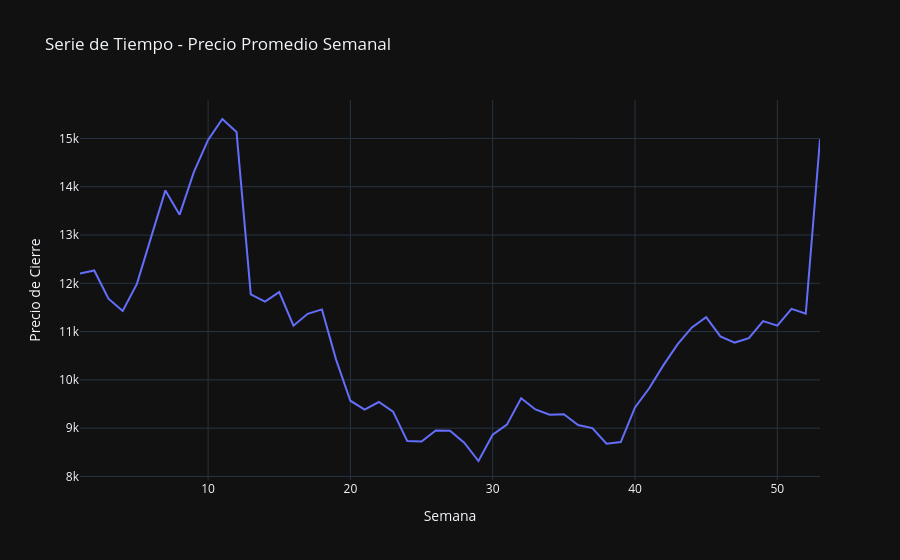
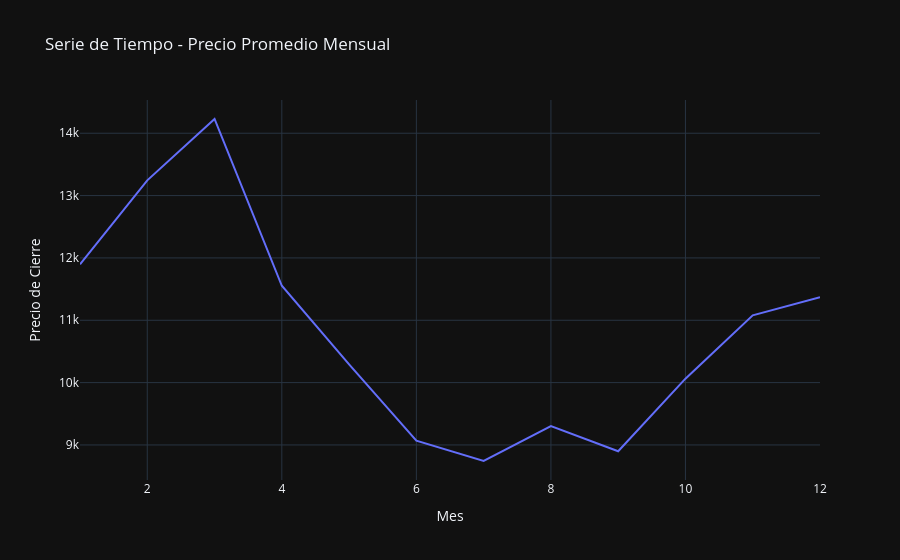

Notebook source saved alongside these figures, in order:
### Markdown cell above
## 1.4 Análisis de agregaciones y estadísticas móviles

### Code cell
# Agregación por grupos

import pandas as pd
import plotly.graph_objects as go
import plotly.express as px
 
# Asegurarse de que la columna 'Date' está en formato datetime
df['Date'] = df.index
df['Date'] = pd.to_datetime(df['Date'])
df['Date'] = pd.to_datetime(df['Date'])
 
# Crear columnas adicionales para semana, mes, día y año
df['Week'] = df['Date'].dt.isocalendar().week
df['Month'] = df['Date'].dt.month
df['Year'] = df['Date'].dt.year
df['Day'] = df['Date'].dt.day
 
# Agrupar por semana, mes, día y año
weekly_data = df.groupby('Week').agg({'Price': 'mean', 'Vol.': 'sum'}).reset_index()
monthly_data = df.groupby('Month').agg({'Price': 'mean', 'Vol.': 'sum'}).reset_index()
daily_data = df.groupby('Day').agg({'Price': 'mean', 'Vol.': 'sum'}).reset_index()
yearly_data = df.groupby('Year').agg({'Price': 'mean', 'Vol.': 'sum'}).reset_index()
 
# Gráfico de serie de tiempo para cada subserie
fig_weekly = go.Figure()
fig_weekly.add_trace(go.Scatter(x=weekly_data['Week'], y=weekly_data['Price'], mode='lines', name='Precio Promedio Semanal'))
fig_weekly.update_layout(title="Serie de Tiempo - Precio Promedio Semanal",
                         xaxis_title="Semana", yaxis_title="Precio de Cierre",
                         template="plotly_dark")
fig_monthly = go.Figure()
fig_monthly.add_trace(go.Scatter(x=monthly_data['Month'], y=monthly_data['Price'], mode='lines', name='Precio Promedio Mensual'))
fig_monthly.update_layout(title="Serie de Tiempo - Precio Promedio Mensual",
                          xaxis_title="Mes", yaxis_title="Precio de Cierre",
                          template="plotly_dark")
fig_daily = go.Figure()
fig_daily.add_trace(go.Scatter(x=daily_data['Day'], y=daily_data['Price'], mode='lines', name='Precio Promedio Diario'))
fig_daily.update_layout(title="Serie de Tiempo - Precio Promedio Diario",
                        xaxis_title="Día", yaxis_title="Precio de Cierre",
                        template="plotly_dark")
fig_yearly = go.Figure()
fig_yearly.add_trace(go.Scatter(x=yearly_data['Year'], y=yearly_data['Price'], mode='lines', name='Precio Promedio Anual'))
fig_yearly.update_layout(title="Serie de Tiempo - Precio Promedio Anual",
                         xaxis_title="Año", yaxis_title="Precio de Cierre",
                         template="plotly_dark")
 
# Mostrar los gráficos de series de tiempo
fig_weekly.show()
fig_monthly.show()
fig_daily.show()
fig_yearly.show()
 
# Calcular estadísticas móviles (promedio móvil y desviación estándar)
df['Moving_Avg_7'] = df['Price'].rolling(window=7).mean()
df['Moving_Std_7'] = df['Price'].rolling(window=7).std()
df['Moving_Avg_30'] = df['Price'].rolling(window=30).mean()
df['Moving_Std_30'] = df['Price'].rolling(window=30).std()
 
# Boxplot para analizar las subseries por semana, mes, día y año
fig_weekly_box = px.box(df, x='Week', y='Price', title="Boxplot del Precio de Cierre por Semana")
fig_monthly_box = px.box(df, x='Month', y='Price', title="Boxplot del Precio de Cierre por Mes")
fig_daily_box = px.box(df, x='Day', y='Price', title="Boxplot del Precio de Cierre por Día")
fig_yearly_box = px.box(df, x='Year', y='Price', title="Boxplot del Precio de Cierre por Año")
 
# Mostrar los boxplots
fig_weekly_box.show()
fig_monthly_box.show()
fig_daily_box.show()
fig_yearly_box.show()
 
# Calcular distribución de frecuencias para diferentes lags
df['Lag_1'] = df['Price'].shift(1)
df['Lag_7'] = df['Price'].shift(7)
df['Lag_30'] = df['Price'].shift(30)
 
# Histograma para visualizar la distribución de frecuencias de los lags
fig_lag_1 = px.histogram(df, x='Lag_1', title='Distribución de Frecuencia - Lag 1')
fig_lag_7 = px.histogram(df, x='Lag_7', title='Distribución de Frecuencia - Lag 7')
fig_lag_30 = px.histogram(df, x='Lag_30', title='Distribución de Frecuencia - Lag 30')
 
# Mostrar histogramas
fig_lag_1.show()
fig_lag_7.show()
fig_lag_30.show()

### Figure 1 — Plotly figure (JSON) as saved in the notebook; plotly's stock layout.template omitted (floating-point values rounded to 4 significant figures)
{"data": [{"mode": "lines", "name": "Precio Promedio Semanal", "type": "scatter", "x": [1, 2, 3, 4, 5, 6, 7, 8, 9, 10, 11, 12, 13, 14, 15, 16, 17, 18, 19, 20, 21, 22, 23, 24, 25, 26, 27, 28, 29, 30, 31, 32, 33, 34, 35, 36, 37, 38, 39, 40, 41, 42, 43, 44, 45, 46, 47, 48, 49, 50, 51, 52, 53], "y": [12200.0, 12270.0, 11680.0, 11430.0, 11990.0, 12970.0, 13920.0, 13420.0, 14300.0, 14970.0, 15400.0, 15130.0, 11770.0, 11620.0, 11820.0, 11120.0, 11370.0, 11460.0, 10410.0, 9568.0, 9382.0, 9541.0, 9344.0, 8732.0, 8725.0, 8951.0, 8946.0, 8699.0, 8320.0, 8864.0, 9072.0, 9619.0, 9388.0, 9278.0, 9287.0, 9065.0, 9001.0, 8680.0, 8712.0, 9430.0, 9825.0, 10300.0, 10740.0, 11090.0, 11300.0, 10900.0, 10770.0, 10860.0, 11220.0, 11120.0, 11470.0, 11370.0, 14980.0]}], "layout": {"title": {"text": "Serie de Tiempo - Precio Promedio Semanal"}, "xaxis": {"title": {"text": "Semana"}}, "yaxis": {"title": {"text": "Precio de Cierre"}}}}

### Figure 2 — Plotly figure (JSON) as saved in the notebook; plotly's stock layout.template omitted (floating-point values rounded to 4 significant figures)
{"data": [{"mode": "lines", "name": "Precio Promedio Mensual", "type": "scatter", "x": [1, 2, 3, 4, 5, 6, 7, 8, 9, 10, 11, 12], "y": [11900.0, 13240.0, 14230.0, 11550.0, 10290.0, 9068.0, 8743.0, 9304.0, 8899.0, 10060.0, 11080.0, 11370.0]}], "layout": {"title": {"text": "Serie de Tiempo - Precio Promedio Mensual"}, "xaxis": {"title": {"text": "Mes"}}, "yaxis": {"title": {"text": "Precio de Cierre"}}}}
